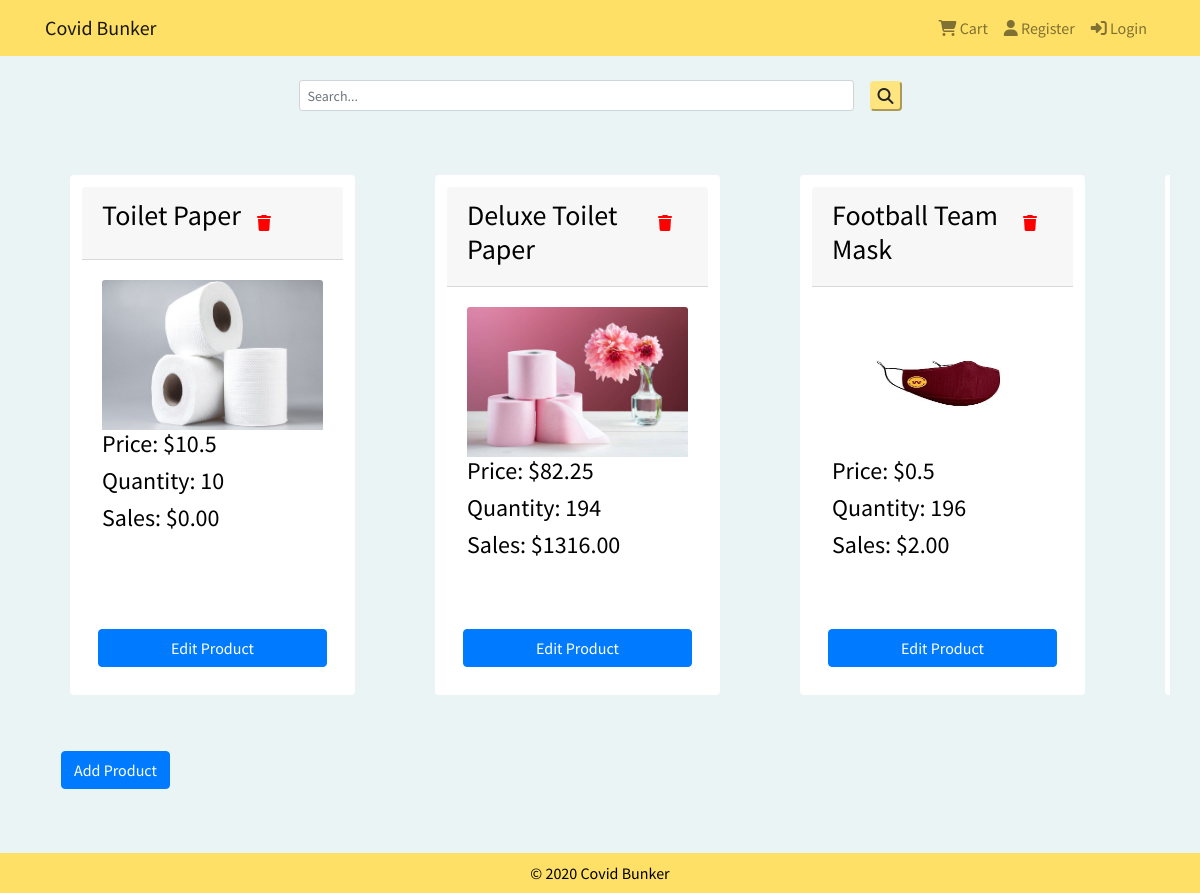
The app's page /admin/ with its own data.
### tables this page shows
CREATE TABLE "Products" (
	"PID"	INTEGER,
	"Name"	TEXT NOT NULL,
	"Description"	TEXT,
	"Price"	REAL NOT NULL,
	"Qty"	INTEGER NOT NULL,
	"ImgURL"	TEXT NOT NULL,
	"Category"	TEXT,
	PRIMARY KEY("PID" AUTOINCREMENT)
);

### server.py (the view)
@app.route("/admin/", methods=['GET'])
def admin():
    conn = get_db()
    c = conn.cursor()
    products = c.execute('''
    SELECT * FROM Products;
    ''').fetchall()
    sales = {}
    urlsEdit = {}
    urlsDelete={}
    products_dict = map_product_query_results(products)
    for product in products_dict:
        sum = 0
        salePerItem = c.execute('''
        SELECT Qty, PricePer FROM ProductsSold WHERE PID=?;
        ''', (product['id'],)).fetchall()
        for singleSale in salePerItem:
            sum += int(singleSale[0])*float(singleSale[1])
        sales[product['id']] = "{:.2f}".format(sum)
        urlsEdit[product['id']] = url_for("admin_edit_product", PID=product['id'])
        urlsDelete[product['id']]= url_for("admin_delete_product", PID=product['id'])
    return render_template("admin.html", urlAddProduct=url_for("admin_add_product"), urlsForEditProduct=urlsEdit, urlsForDeleteProduct=urlsDelete, products=products_dict, sales=sales)

### server.py (called while the page is built)
def get_db():
    db = getattr(g, '_database', None)
    if db is None:
        db = g._database = sqlite3.connect(dbpath)
    return db

@app.teardown_appcontext
def close_connection(exception):
    db = getattr(g, '_database', None)
    if db is not None:
        db.close()

def map_product_query_results(products):
    return [{'id':product[0], 'name':product[1], 'description':product[2], 'price':product[3], 'quantity':product[4], 'img':product[5], 'category':product[6]} for product in products]

### templates/admin.html (shortened to what this page needs)
{% extends "base.html" %}
{% block logged_out %}
    {% if session.signed_in %}
    {% else %}
        {{ super() }}
    {% endif %}
{% endblock %}
{% block content %}
<div class="container">
    <div class="row hor-scroll">
            {%for product in products%}
            <div class="card col-md-3 card-scroll">
                <div class="card-header card-color card-header-flex">
                <h3>{{product['name']}}</h3>
                <a href="{{urlsForDeleteProduct[product['id']]}}">
                    <i class="fas fa-trash delete-button" ></i>
                </a>
                </div>
                <div class="card-body">
                <img class="card-img-top" src="/static/img/{{product['img']}}" alt="{{product['name']}}" width="12rem" height="150rem">
                <h4 class="card-text card-color"> Price: ${{product['price']}}</h4>
                    <h4 class="card-text card-color">Quantity: {{product['quantity']}} </h4>
                    <h4 class="card-text card-color">Sales: ${{sales[product['id']]}} </h4>
                </div>
                <a class="btn btn-primary admin-button" href="{{urlsForEditProduct[product['id']]}}" role="button">Edit Product</a>
            </div>
            {%endfor%}
    </div>
</div>
<div class="container">
    <a class="btn btn-primary admin-button" href="{{urlAddProduct}}" role="button">Add Product</a>
</div>
{% endblock %}

### static/css/style.css (style rules this page uses)
html, body { height: 100%; width: 100%; margin: 0; padding: 0; font-family: 'Source Sans Pro', sans-serif; }
.bg-secondary { background-color: #eaf4f4 !important; }
.card-color { color: black; }
.hor-scroll { align-items: stretch; display: flex; flex-direction: row; flex-wrap: nowrap; overflow-x: auto; overflow-y: hidden; }
.card-scroll { max-width: 25%; padding: 0.75rem; margin: 2rem; border: 0; flex-basis: 25%; margin: 2.5rem; }
.admin-button { margin: 1rem; }
.delete-button { color: red; margin: 1rem; }
.card-header-flex { display: flex; flex-direction: row; }

### records on screen
Products: name "Toilet Paper", img (picture), price "10.5", quantity "10", sales "0.00"
Products: name "Deluxe Toilet Paper", img (picture), price "82.25", quantity "194", sales "1316.00"
Products: name "Football Team Mask", img (picture), price "0.5", quantity "196", sales "2.00"
